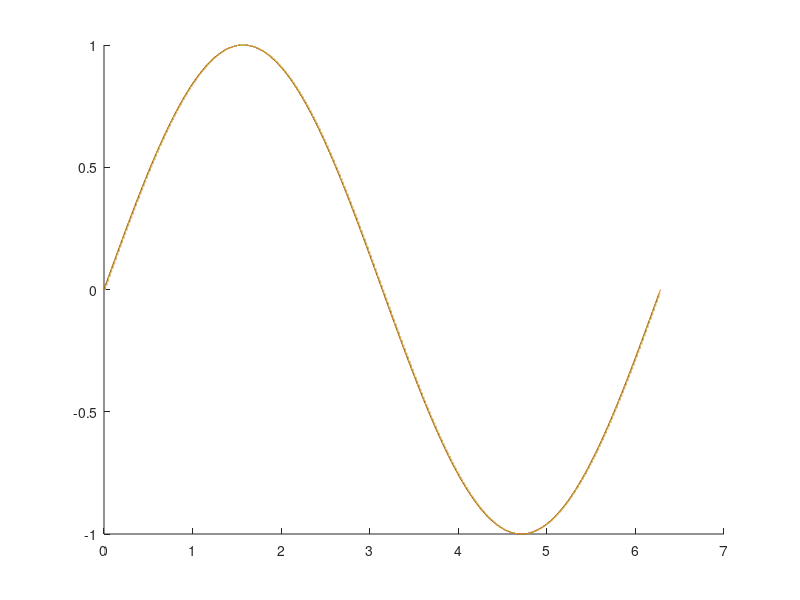

The MATLAB script that drew this image:
%% Reset the current setup
clc;
clear all;
close all;

%%
n = 360;
x = 0 : (2 * pi) / n : 2 * pi * (n - 1) / n;

factor = 100;
nComp = n * factor;
xComp = 0 : (2 * pi) / nComp : 2 * pi * (nComp - 1) / nComp;

s = sin(x);
sComp = sin(xComp);

xFractional = floor(xComp / (2 * pi) * n);
sFractional = sin(xFractional / n * (2 * pi));

b = 10;

sInt = floor((s + 1) / 2 * (2^(b) - 1) + 0.5);

rsme = sqrt(mean((sComp - sFractional).^2));
disp(rsme);

LUT_SINE = s;
LUT_SINE_QUANTIZED = sInt;

hold on;
plot(x, s);
plot(xComp, sComp);
plot(xComp, sFractional);